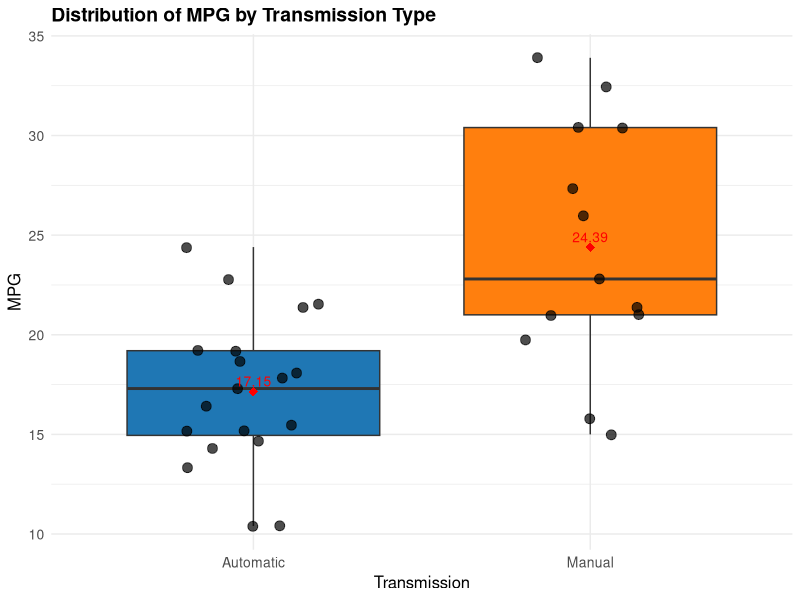
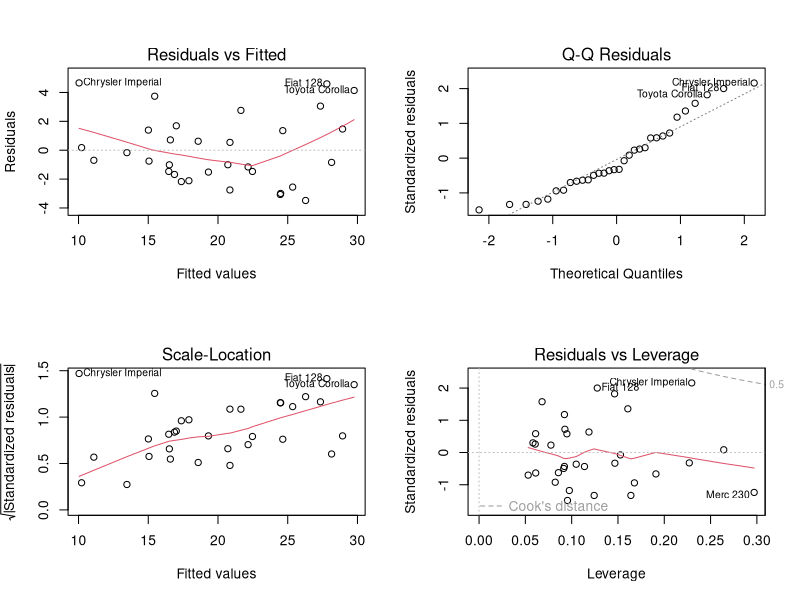

Write the R code that produced these figures, in order.
## ---- chunk 1
knitr::opts_chunk$set(echo = TRUE)
## ---- chunk 2
# Load necessary libraries
library(datasets)
library(ggplot2)
library(dplyr)
## ---- chunk 3
# Load the mtcars dataset
data(mtcars)
## ---- chunk 4
# Display summary statistics
summary(mtcars)
## ---- chunk 5
# Convert 'am' to a factor variables and rename its values
mtcars$am <- factor(mtcars$am,labels=c('Automatic','Manual'))
## ---- chunk 6
# Custom theme for better aesthetics
my_theme <- theme_minimal() +
  theme(
    plot.title = element_text(size = 14, face = "bold"),
    axis.title = element_text(size = 12),
    axis.text = element_text(size = 10),
    legend.position = "top"
  )

# Create the boxplot with customized aesthetics
ggplot(mtcars, aes(x = am, y = mpg, fill = am)) +
  geom_boxplot() +
  geom_jitter(width = 0.2, alpha = 0.7, size = 3) +  # Add jittered points for individual data
  stat_summary(fun = mean, geom = "point", color = "red", size = 3, shape = 18) +  # Add mean points
  stat_summary(fun = mean, geom = "text", aes(label = round(..y.., 2)),
               vjust = -0.5, hjust = 0.5, size = 3.5, color = "red") +  # Add mean labels
  labs(x = "Transmission", y = "MPG", title = "Distribution of MPG by Transmission Type") +
  scale_fill_manual(values = c("Automatic" = "#1f77b4", "Manual" = "#ff7f0e")) +  # Custom fill colors
  guides(fill = FALSE) +  # Remove legend for fill
  my_theme

## ---- chunk 7
# Fit a multiple linear regression model
full_model <- lm(mpg ~ ., data = mtcars)

best_model <- step(full_model, direction = "backward")
## ---- chunk 8
# Check the model summary
summary(best_model)
## ---- chunk 9
# Quantify uncertainty and perform inference
t_test <- t.test(mpg ~ am, data = mtcars)
t_test
## ---- chunk 10
# Calculate MPG difference between manual and automatic transmissions
mpg_difference <- mean(mtcars$mpg[mtcars$am == "Manual"]) - mean(mtcars$mpg[mtcars$am == "Automatic"])
mpg_difference
## ---- chunk 11
# Residual plot and other diagnostics
par(mfrow = c(2, 2))
plot(best_model)
